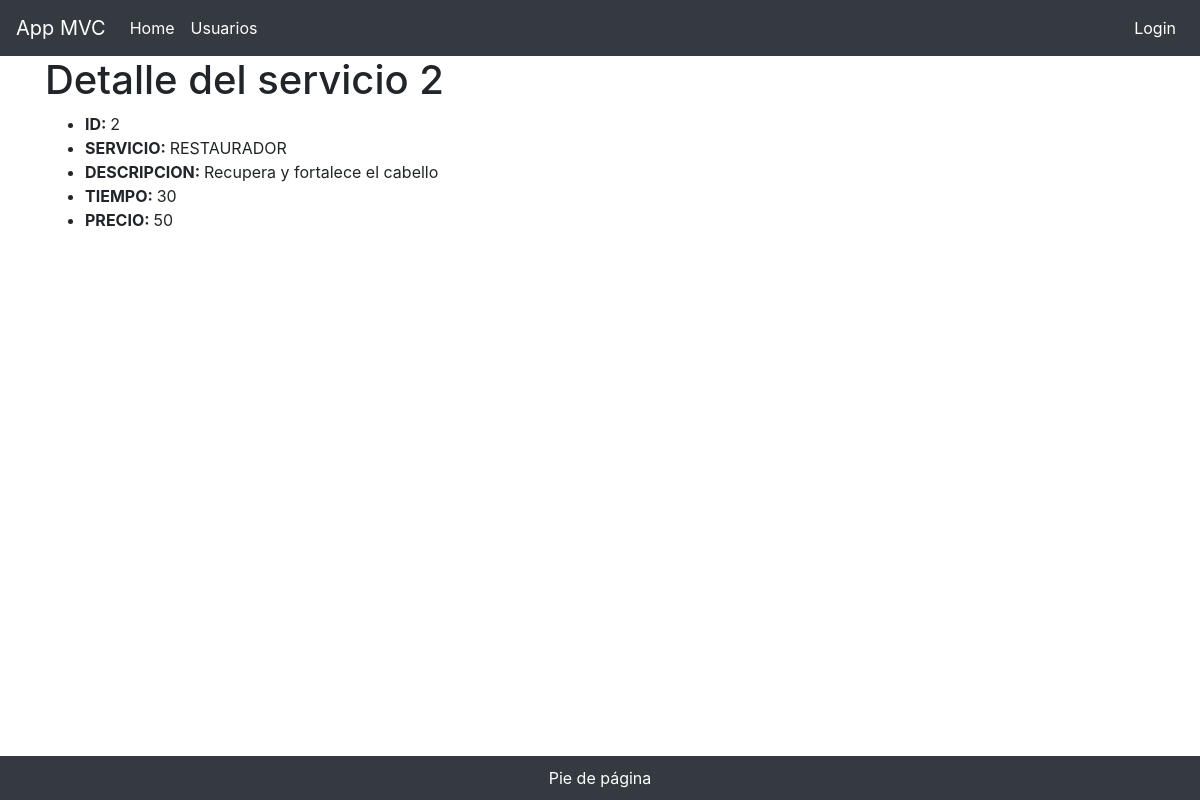
Page /mipeluqueria/servicios/show/2 on the committed database.
### tables this page shows
CREATE TABLE `servicios` (
  `id` int(11) NOT NULL,
  `servicio` varchar(50) NOT NULL,
  `descripcion` varchar(50) NOT NULL,
  `tiempo` int(11) NOT NULL,
  `precio` int(11) NOT NULL
);

### mipeluqueria/app/controllers/ServiciosController.php (called while the page is built, shortened)
<?php
require_once "app/models/Servicios.php";
class ServiciosController
{
    public function show($args)
    {
        list($id) = $args;
        $servicios = Servicios::find($id);
        require('app/views/servicios/show.php');
    }
}

### mipeluqueria/index.php (called while the page is built, shortened)
<?php
$app = new App();

### mipeluqueria/app/models/Servicios.php (called while the page is built, shortened)
<?php
class Servicios extends Model
{
    public static function find($id){
        $db = Servicios::db();
        $statement = $db->prepare('SELECT * FROM servicios WHERE id=:id');
        $statement->execute(array(':id' => $id));
        $statement->setFetchMode(PDO::FETCH_CLASS, Servicios::class);
        $servicios = $statement->fetch(PDO::FETCH_CLASS);
        return $servicios;
    }
}

### mipeluqueria/app/views/servicios/show.php (the view, shortened to what this page needs)
<!doctype html>
<html lang="es">
<head>
  <?php require "app/views/parts/head.php" ?>
</head>
<body>
  <?php require "app/views/parts/header.php" ?>
  <main role="main" class="container">
    <div class="starter-template">
      <h1>Detalle del servicio <?php echo $servicios->id ?></h1>
        <ul>
            <li><strong>ID: </strong><?php echo $servicios->id ?></li>
            <li><strong>SERVICIO: </strong><?php echo $servicios->servicio ?></li>
            <li><strong>DESCRIPCION: </strong><?php echo $servicios->descripcion ?></li>
            <li><strong>TIEMPO: </strong><?php echo $servicios->tiempo ?></li>
            <li><strong>PRECIO: </strong><?php echo $servicios->precio ?></li>
        </ul>
    </div>
  </main>
  <?php require "app/views/parts/footer.php" ?>
</body>
</html>

### rows in the picture
servicios: id "2", servicio "RESTAURADOR", descripcion "Recupera y fortalece el cabello", tiempo "30", precio "50"
